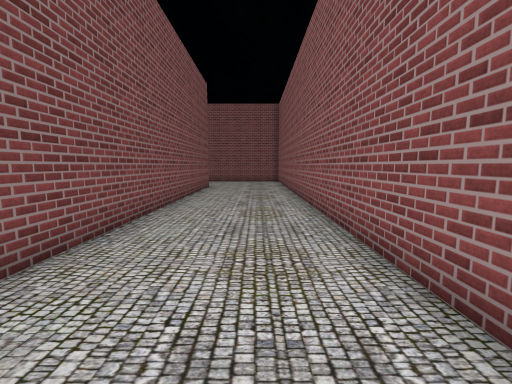
View 1 (above)

24 first-person views from a walk through a 3-D level made in the Unity game engine. The camera is 1.3 m above the floor, tilts 6° down and sees 90° across. The floor is counted in squares, 1 m on a side. Each view is taken from the middle of a square. On the plan, view 1 faces up. The plan holds only what a view shows up to about 13 squares ahead; the rest is blank. The place goes on beyond the plan. The player character is not drawn. Some animated figures are not drawn. Some surface patterns are stand-ins.

View 2
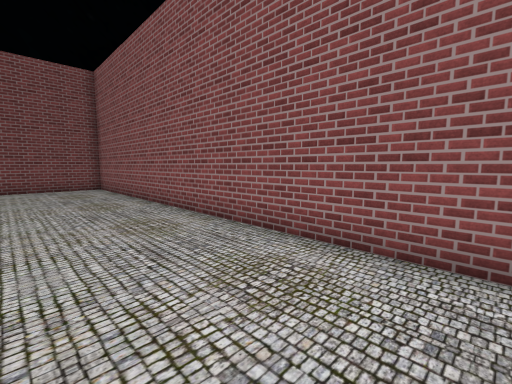

View 3
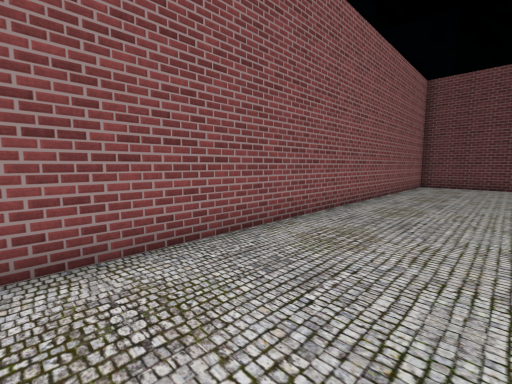

View 4
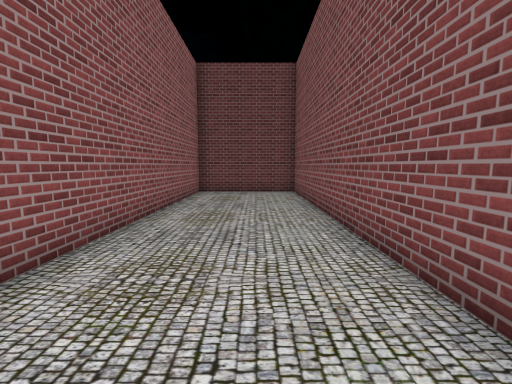

View 5
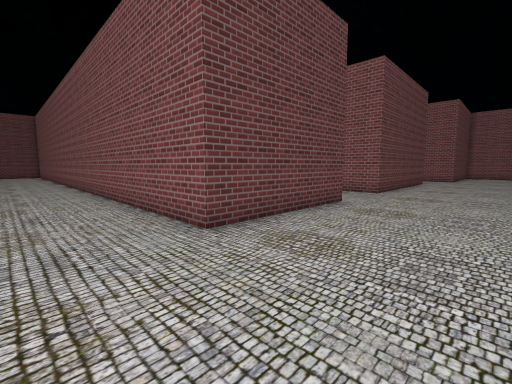

View 6
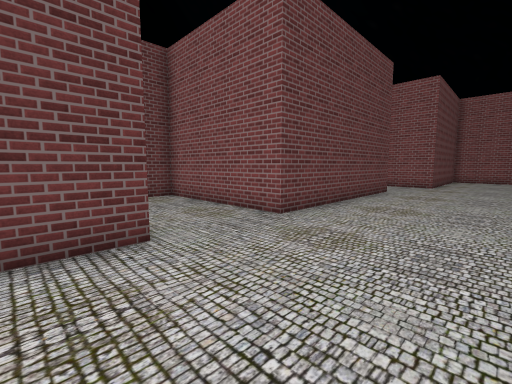

View 7
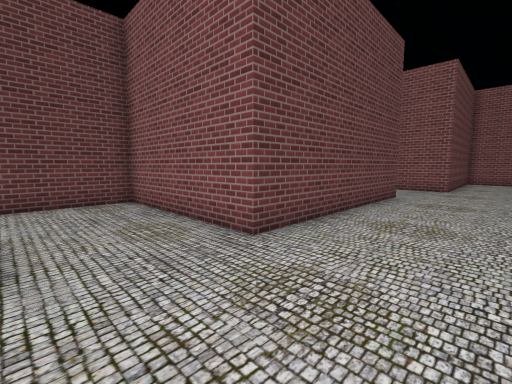

View 8
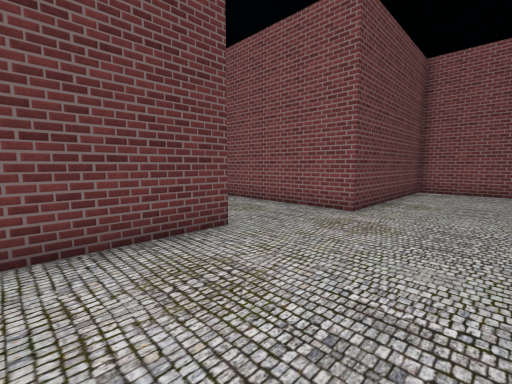

View 9
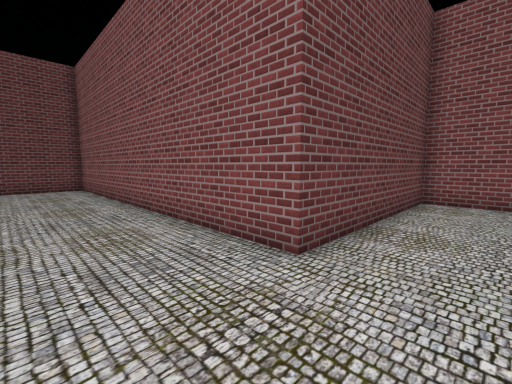

View 10
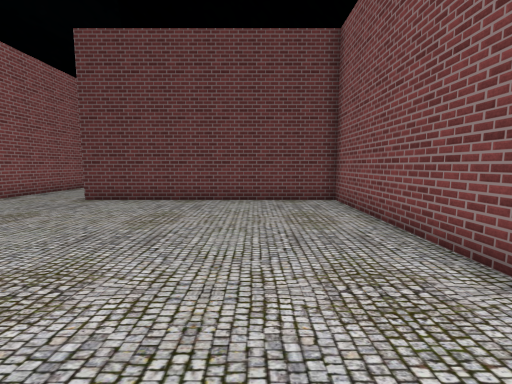

View 11
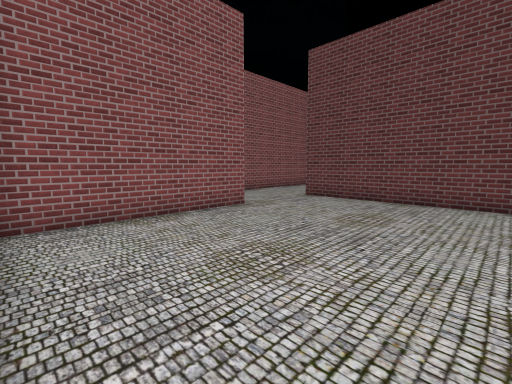

View 12
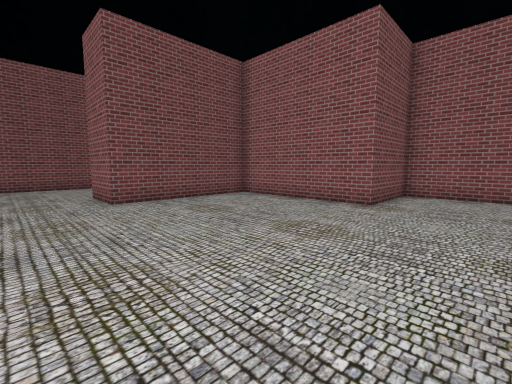

View 13
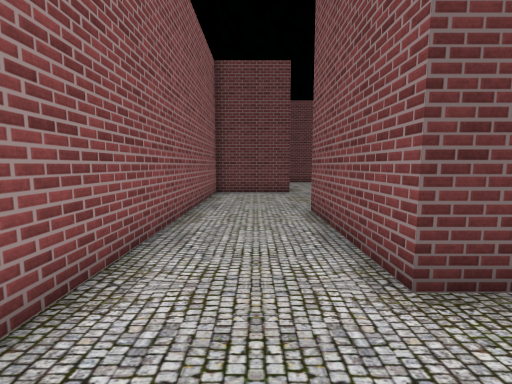

View 14
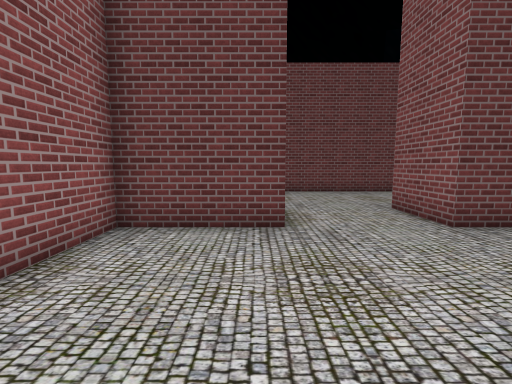

View 15
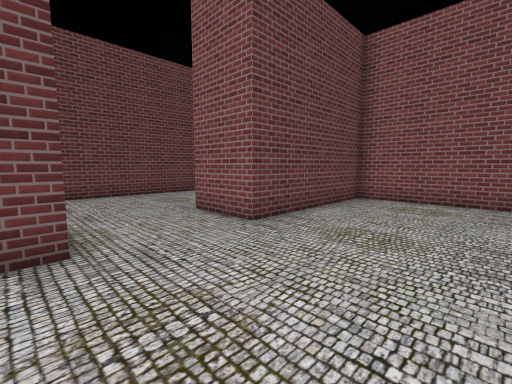

View 16
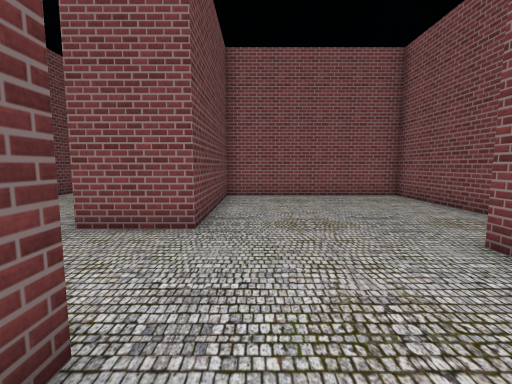

View 17
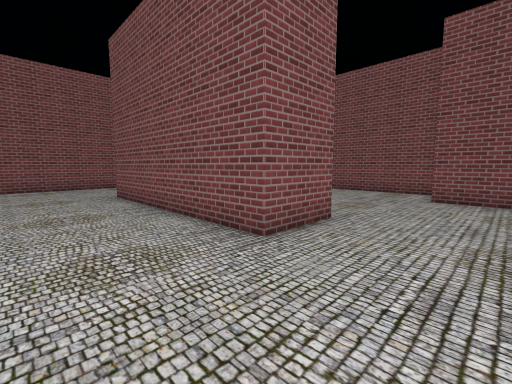

View 18
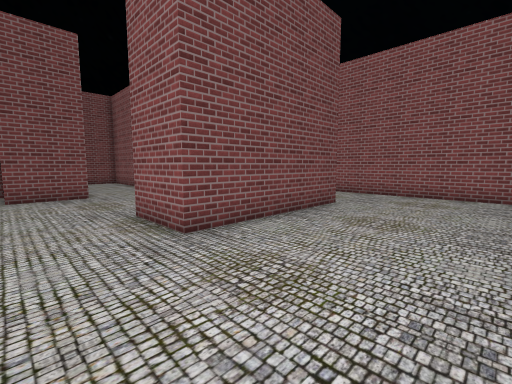

View 19
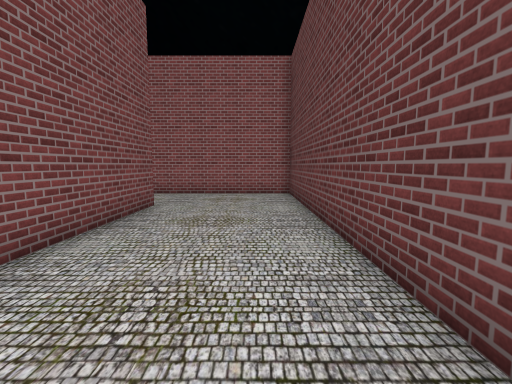

View 20
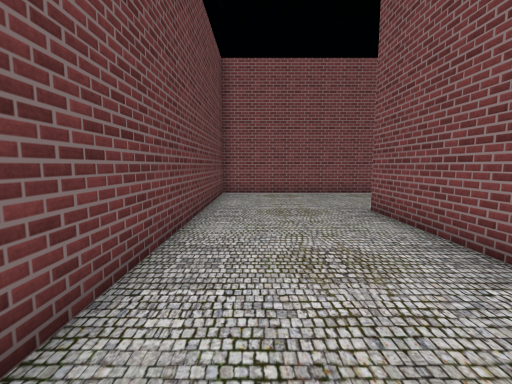

View 21
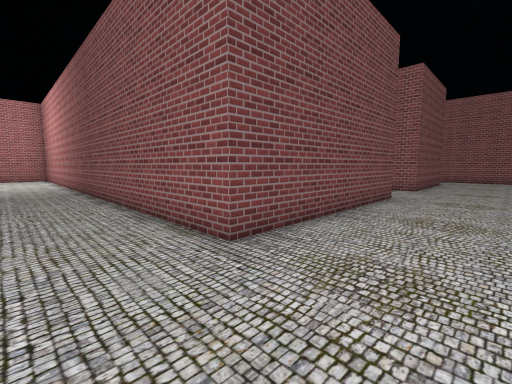

View 22
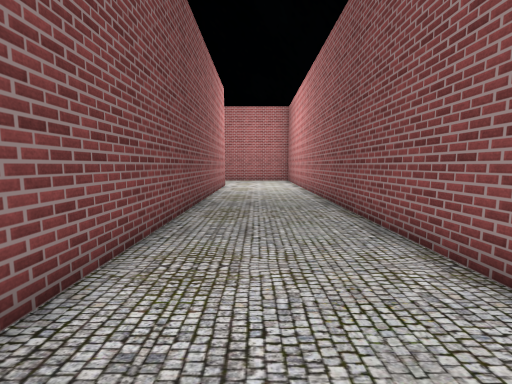

View 23
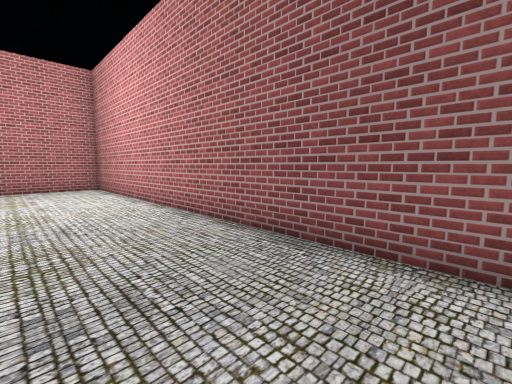

View 24
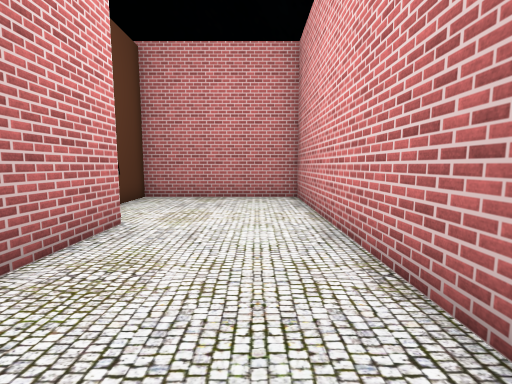

### Floor plan
Points are (right, up) in squares from view 1. A wall is a line through its corners. A room is listed if a view was taken in it or the views show most of it. See-through windows are left out.
Room 1 (views 1, 2, 3, 4, 5, 6, 7, 8, 9, 10, 11, 12, 13, 14, 15, 16, 17, 18, 19, 20, 21, 22, 23, 24)
walls: (-16.9, 1.1) (-24, 1.1) (-24, -6.2) (-18.1, -6.2) (-18.1, -8.7) (-26.3, -8.7) (-26.3, 14.5) (-32.6, 14.5) (-32.6, 12.5); (-8.8, 15.7) (-2.9, 15.7) (-2.9, 2.8); (-2.9, -2.8) (-2.9, -13.6) (1.8, -13.6) (1.8, 19.8); (-8.6, -8.7) (-14.6, -8.7) (-14.6, -6.2) (-11.1, -6.2) (-11.1, 7.1) (-14.6, 7.1) (-14.6, 13.2) (-20.4, 13.2) (-20.4, 15.7) (-12.3, 15.7) (-12.3, 9.6) (-8.9, 9.6); (-31, 9.6) (-31, -13.6) (-5.2, -13.6) (-5.2, -6.8); (-21, 20.5) (-23.1, 20.5); (-31, 20.1) (-31, 16.9) (-24, 16.9) (-24, 3.5) (-14.6, 3.5) (-14.6, -1.4) (-17, -1.4); (1, 20.5) (-2.1, 20.5)

Positions as (right, up) in squares from view 1, and headings:
1: (0, 0), facing up
2: (-2, 5), facing up-right
3: (-2, 4), facing down-right
4: (-1, -1), facing down
5: (0, 20), facing down-left
6: (-7, 20), facing down-left
7: (-9, 19), facing down-left
8: (-17, 20), facing down-left
9: (-21, 19), facing down-left
10: (-21, 13), facing down
11: (-21, 13), facing down-right
12: (-23, 4), facing up-right
13: (-13, 6), facing down
14: (-14, -1), facing down
15: (-14, -2), facing down-left
16: (-13, -5), facing left
17: (-15, -12), facing up-left
18: (-17, -13), facing up-right
19: (-17, -12), facing right
20: (-19, -12), facing left
21: (-29, -12), facing up-right
22: (-29, -7), facing up
23: (-30, -1), facing up-right
24: (-28, 4), facing up
